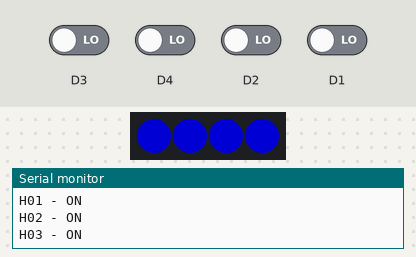
This program was run on a simulated ESP8266 (Wemos D1 mini). Shown: 4 RGB LEDs in strip order, left to right, the last lines printed to the serial monitor. The test bench sets the inputs (shaded band); at power-on: D1–4 LOW. Dim RGB values are drawn brighter than linear.

Above: at 2.2 s.
2.3 s: D1 driven HIGH
At 4.0 s:
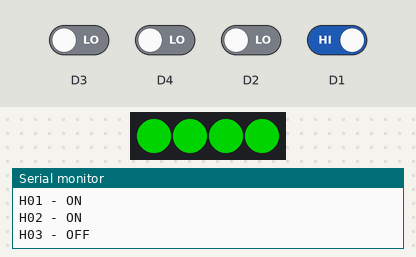
4.5 s: D2 driven HIGH
At 5.6 s:
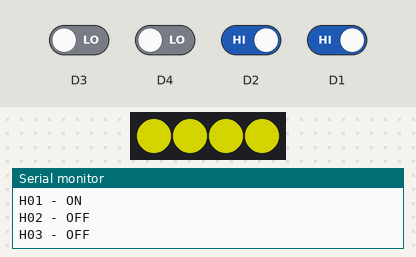
6.5 s: D3 driven HIGH
At 8.2 s:
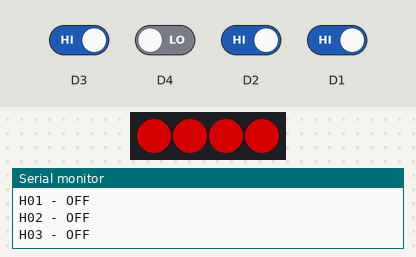
8.5 s: D3 driven LOW
At 10.0 s:
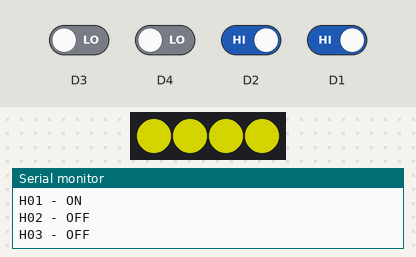
10.5 s: D2 driven LOW
At 11.6 s:
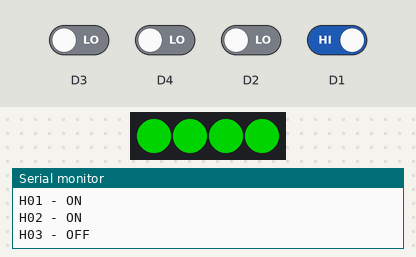
Timing chart, 0 to 13.5 s (numbered marks = the images above; inputs shaded):
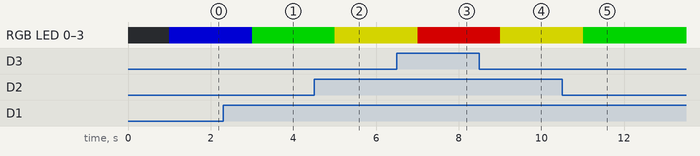

Measured:
- after the input at 2.3 s, RGB LED 0–3: RGB(0, 0, 128) → RGB(0, 128, 0) after 0.71 s
- after the input at 4.5 s, RGB LED 0–3: RGB(0, 128, 0) → RGB(128, 128, 0) after 0.51 s
- after the input at 6.5 s, RGB LED 0–3: RGB(128, 128, 0) → RGB(128, 0, 0) after 0.51 s
- after the input at 8.5 s, RGB LED 0–3: RGB(128, 0, 0) → RGB(128, 128, 0) after 0.51 s
- after the input at 10.5 s, RGB LED 0–3: RGB(128, 128, 0) → RGB(0, 128, 0) after 0.51 s

The program:

main.cpp
```cpp
#include <Arduino.h>
#include <Adafruit_NeoPixel.h>

Adafruit_NeoPixel strip(4, D5, NEO_GRB + NEO_KHZ800);

void setup()
{
  Serial.begin(115200);

  pinMode(D1, INPUT);
  pinMode(D2, INPUT);
  pinMode(D3, INPUT);
  pinMode(D4, INPUT);

  delay(500);

  // Initialize the NeoPixels and fill the field matrix
  strip.begin();
  strip.setBrightness(128);
  strip.clear();
  strip.show();

  strip.setPixelColor(0, 0, 0, 0);
  strip.setPixelColor(1, 0, 0, 0);
  strip.setPixelColor(2, 0, 0, 0);
  strip.setPixelColor(3, 0, 0, 0);

  strip.show();

  delay(500);

  Serial.println("\n\nStarted SMD HAL TEST...");
}

void loop()
{
  int h00 = digitalRead(D4);
  int h01 = digitalRead(D3);
  int h02 = digitalRead(D2);
  int h03 = digitalRead(D1);

  Serial.println("\n--------------------");

  strip.setPixelColor(0, 0, 0, 0);
  strip.setPixelColor(1, 0, 0, 0);
  strip.setPixelColor(2, 0, 0, 0);
  strip.setPixelColor(3, 0, 0, 0);
  strip.show();

  if (h00 == 1)
  {
    Serial.println("H00 - OFF");
  }
  else
  {
    Serial.println("H00 - ON");
    strip.setPixelColor(0, 255, 0, 0);
    strip.setPixelColor(1, 255, 0, 0);
    strip.setPixelColor(2, 255, 0, 0);
    strip.setPixelColor(3, 255, 0, 0);
    strip.show();
  }

  if (h01 == 1)
  {
    Serial.println("H01 - OFF");
  }
  else
  {
    Serial.println("H01 - ON");
    strip.setPixelColor(0, 255, 255, 0);
    strip.setPixelColor(1, 255, 255, 0);
    strip.setPixelColor(2, 255, 255, 0);
    strip.setPixelColor(3, 255, 255, 0);
    strip.show();
  }

  if (h02 == 1)
  {
    Serial.println("H02 - OFF");
  }
  else
  {
    Serial.println("H02 - ON");
    strip.setPixelColor(0, 0, 255, 0);
    strip.setPixelColor(1, 0, 255, 0);
    strip.setPixelColor(2, 0, 255, 0);
    strip.setPixelColor(3, 0, 255, 0);
    strip.show();
  }

  if (h03 == 1)
  {
    Serial.println("H03 - OFF");
  }
  else
  {
    Serial.println("H03 - ON");
    strip.setPixelColor(0, 0, 0, 255);
    strip.setPixelColor(1, 0, 0, 255);
    strip.setPixelColor(2, 0, 0, 255);
    strip.setPixelColor(3, 0, 0, 255);
    strip.show();
  }

  delay(1000);
}
```
